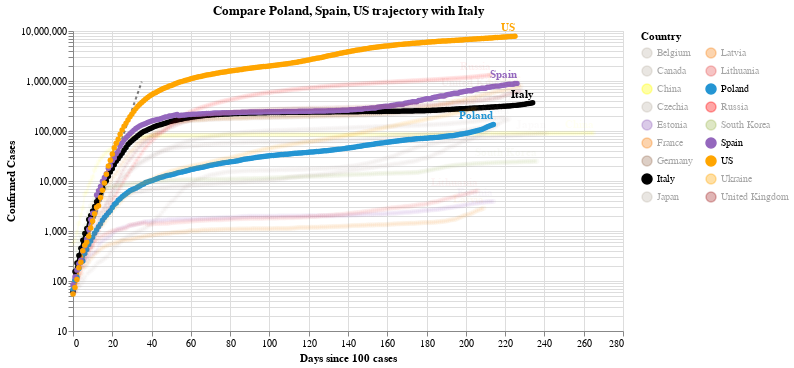

The notebook cell saved with this chart:
### Code cell
#hide_input
chart2 = make_since_chart(dff2, ['Poland', 'Spain', 'US'], baseline_countries)
chart2

### Figure 1 — Vega-Lite specification as saved in the notebook (floating-point values rounded to 4 significant figures; data arrays with more than 128 entries replaced by an {"elided": "..."} marker saying what was removed)
{"config": {"view": {"continuousWidth": 400, "continuousHeight": 300}}, "layer": [{"data": {"name": "data-628230001892d6798b50651be41d1b3e"}, "mark": {"type": "line", "color": "black", "opacity": 0.5, "strokeDash": [3, 3]}, "encoding": {"x": {"type": "quantitative", "field": "Days since 100 cases"}, "y": {"type": "quantitative", "field": "Confirmed Cases"}}}, {"data": {"name": "data-4ac24269073da6e2f9a4af4cd94fe83f"}, "mark": {"type": "line", "point": true}, "encoding": {"color": {"type": "nominal", "field": "Country", "legend": {"columns": 2}, "scale": {"domain": ["Belgium", "Canada", "China", "Czechia", "Estonia", "France", "Germany", "Italy", "Japan", "Latvia", "Lithuania", "Poland", "Russia", "South Korea", "Spain", "US", "Ukraine", "United Kingdom"], "range": ["#C1B7AD", "#C1B7AD", "yellow", "#C1B7AD", "#9467bd", "#F58518", "#9D755D", "black", "#C1B7AD", "#F58518", "#E45756", "#2495D3", "red", "#A1BA59", "#9467bd", "orange", "orange", "brown"]}}, "opacity": {"condition": {"value": 1, "selection": "selector004"}, "value": 0.05}, "tooltip": [{"type": "nominal", "field": "Country"}, {"type": "temporal", "field": "Date"}, {"type": "quantitative", "field": "Confirmed Cases"}, {"type": "quantitative", "field": "Days since 100 cases"}], "x": {"type": "quantitative", "field": "Days since 100 cases"}, "y": {"type": "quantitative", "field": "Confirmed Cases", "scale": {"type": "log"}}}, "selection": {"selector004": {"type": "multi", "fields": ["Country"], "bind": "legend", "init": [{"Country": "Poland"}, {"Country": "Spain"}, {"Country": "US"}, {"Country": "Italy"}]}}, "width": 550}, {"data": {"name": "data-4ac24269073da6e2f9a4af4cd94fe83f"}, "mark": {"type": "text", "align": "right", "dy": -8, "fontWeight": "bold"}, "encoding": {"color": {"type": "nominal", "field": "Country", "legend": {"columns": 2}, "scale": {"domain": ["Belgium", "Canada", "China", "Czechia", "Estonia", "France", "Germany", "Italy", "Japan", "Latvia", "Lithuania", "Poland", "Russia", "South Korea", "Spain", "US", "Ukraine", "United Kingdom"], "range": ["#C1B7AD", "#C1B7AD", "yellow", "#C1B7AD", "#9467bd", "#F58518", "#9D755D", "black", "#C1B7AD", "#F58518", "#E45756", "#2495D3", "red", "#A1BA59", "#9467bd", "orange", "orange", "brown"]}}, "opacity": {"condition": {"value": 1, "selection": "selector004"}, "value": 0.05}, "text": {"type": "nominal", "field": "Country"}, "tooltip": [{"type": "nominal", "field": "Country"}, {"type": "temporal", "field": "Date"}, {"type": "quantitative", "field": "Confirmed Cases"}, {"type": "quantitative", "field": "Days since 100 cases"}], "x": {"type": "quantitative", "field": "Days since 100 cases"}, "y": {"type": "quantitative", "field": "Confirmed Cases", "scale": {"type": "log"}}}, "transform": [{"filter": "(datum['Date'] >= 1602547200000)"}], "width": 550}], "title": "Compare Poland, Spain, US trajectory with Italy", "$schema": "https://vega.github.io/schema/vega-lite/v4.0.2.json", "datasets": {"data-628230001892d6798b50651be41d1b3e": [{"Days since 100 cases": 0, "Confirmed Cases": 100.0}, {"Days since 100 cases": 1, "Confirmed Cases": 130.0}, {"Days since 100 cases": 2, "Confirmed Cases": 169.0}, {"Days since 100 cases": 3, "Confirmed Cases": 219.7}, {"Days since 100 cases": 4, "Confirmed Cases": 285.6}, {"Days since 100 cases": 5, "Confirmed Cases": 371.3}, {"Days since 100 cases": 6, "Confirmed Cases": 482.7}, {"Days since 100 cases": 7, "Confirmed Cases": 627.5}, {"Days since 100 cases": 8, "Confirmed Cases": 815.7}, {"Days since 100 cases": 9, "Confirmed Cases": 1060.0}, {"Days since 100 cases": 10, "Confirmed Cases": 1379.0}, {"Days since 100 cases": 11, "Confirmed Cases": 1792.0}, {"Days since 100 cases": 12, "Confirmed Cases": 2330.0}, {"Days since 100 cases": 13, "Confirmed Cases": 3029.0}, {"Days since 100 cases": 14, "Confirmed Cases": 3937.0}, {"Days since 100 cases": 15, "Confirmed Cases": 5119.0}, {"Days since 100 cases": 16, "Confirmed Cases": 6654.0}, {"Days since 100 cases": 17, "Confirmed Cases": 8650.0}, {"Days since 100 cases": 18, "Confirmed Cases": 11250.0}, {"Days since 100 cases": 19, "Confirmed Cases": 14620.0}, {"Days since 100 cases": 20, "Confirmed Cases": 19000.0}, {"Days since 100 cases": 21, "Confirmed Cases": 24710.0}, {"Days since 100 cases": 22, "Confirmed Cases": 32120.0}, {"Days since 100 cases": 23, "Confirmed Cases": 41750.0}, {"Days since 100 cases": 24, "Confirmed Cases": 54280.0}, {"Days since 100 cases": 25, "Confirmed Cases": 70560.0}, {"Days since 100 cases": 26, "Confirmed Cases": 91730.0}, {"Days since 100 cases": 27, "Confirmed Cases": 119300.0}, {"Days since 100 cases": 28, "Confirmed Cases": 155000.0}, {"Days since 100 cases": 29, "Confirmed Cases": 201500.0}, {"Days since 100 cases": 30, "Confirmed Cases": 262000.0}, {"Days since 100 cases": 31, "Confirmed Cases": 340600.0}, {"Days since 100 cases": 32, "Confirmed Cases": 442800.0}, {"Days since 100 cases": 33, "Confirmed Cases": 575600.0}, {"Days since 100 cases": 34, "Confirmed Cases": 748300.0}, {"Days since 100 cases": 35, "Confirmed Cases": 972800.0}], "data-4ac24269073da6e2f9a4af4cd94fe83f": {"elided": "4047 records"}}}
